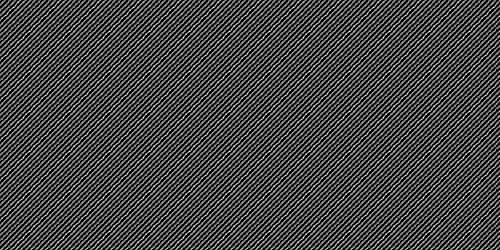
#> input picture black-tile.jpg, 500 x 250 px
$ python -i img_helper.py   (imports and definitions only)   (older library calls are emulated)
#> lines starting #> are read from the running program, lines starting #| are printed output that depends on the picture
from django.conf import settings
from PIL import Image, ExifTags
#import logging
import os

import boto
from boto.s3.key import Key


def prepare(data):
#> called with data = '../black-tile.jpg'
    img = autorotate(Image.open(data))
#> the loop in autorotate, `for orientation in ExifTags.TAGS.keys():` made 19 passes
#> orientation on passes 2 to 13: 11, 254, 255, 256, 257, 258, 259, 262, 263, 264, 265, 266
#> in autorotate, `exif = dict(image._getexif().items())`: exif = 10 items
#> img is the input picture: PIL image 500x250 RGB; min 0, max 21, mean 5.7
    return square_crop(img)
    pass


def square_crop(img):
    # if not RGB, convert
    if img.mode not in ("L", "RGB"):
        img = img.convert("RGB")

    x = img.size[0]
#> x = 500
    y = img.size[1]
#> y = 250

    if x > y:
        x = y
#> x = 250
    elif x < y:
        y = x

    #get orginal image ratio
    img_ratio = float(img.size[0]) / img.size[1]
#> img_ratio = 2
    resize_ratio = float(x) / y
#> resize_ratio = 1

    # get output with and height to do the first crop
    if(img_ratio > resize_ratio):
        output_width = x * img.size[1] / y
#> output_width = 250
        output_height = img.size[1]
#> output_height = 250
        originX = img.size[0] / 2 - output_width / 2
#> originX = 125
        originY = 0
    else:
        output_width = img.size[0]
        output_height = y * img.size[0] / x
        originX = 0
        originY = img.size[1] / 2 - output_height / 2

    #crop
    cropBox = (originX, originY, originX + output_width, originY + output_height)
#> cropBox = (125, 0, 375, 250)
    img = img.crop(cropBox)
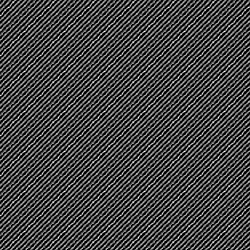
#> img: PIL image 250x250 RGB; min 0, max 21, mean 5.7; drawn with min black and max white
    return img


def autorotate(image):
    try:
        for orientation in ExifTags.TAGS.keys():
            if ExifTags.TAGS[orientation] == 'Orientation':
                break
        exif = dict(image._getexif().items())

        if exif[orientation] == 3:
            image = image.rotate(180)
        elif exif[orientation] == 6:
            image = image.rotate(270)
        elif exif[orientation] == 8:
            image = image.rotate(90)

        return image

        #image.thumbnail((THUMB_WIDTH, THUMB_HIGHT), Image.ANTIALIAS)
        #image.save(os.path.join(path, fileName))

    except:
        #traceback.print_exc()
        return image


def save_thumbnail(name, img, size):
    img.thumbnail([size, size], Image.ANTIALIAS)
    filename = "%s-%s.jpg" % (name, size)
    directory = os.path.join(settings.PROJECT_ROOT, "static", "images", "users")
    if not os.path.exists(directory):
        os.makedirs(directory)
    pathname = os.path.join(directory, filename)
    imagefile = open(pathname, "w")
    img.save(imagefile, "JPEG", quality=80)
    if not settings.DEBUG:
        #logging.getLogger('boto').setLevel(logging.CRITICAL)
        conn = boto.connect_s3(settings.AWS_ACCESS_KEY_ID,
                    settings.AWS_SECRET_ACCESS_KEY)
        bucket = conn.get_bucket(settings.AWS_STORAGE_BUCKET_NAME)
        k = Key(bucket)
        k.key = "images/users/%s" % filename
        #if k.exists():
        #    k.delete()
        k.set_contents_from_filename(pathname)
        k.make_public()
        os.remove(pathname)
    return "images/users/%s" % filename

>>> result = prepare('../black-tile.jpg')
